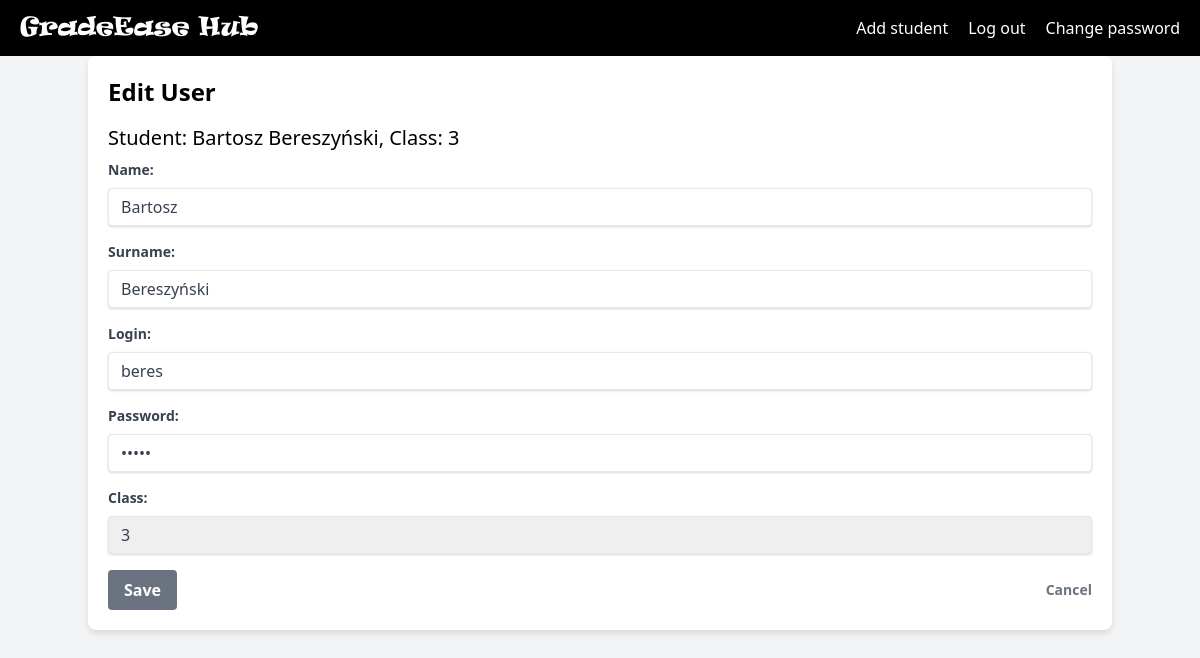
The app's page /pages/edit.php?student_id=4 (signed in) with its own data.
### tables this page shows
CREATE TABLE `students` (
  `student_id` int(11) NOT NULL,
  `user_id` int(11) NOT NULL,
  `class` varchar(50) NOT NULL
);

CREATE TABLE `users` (
  `user_id` int(11) NOT NULL,
  `login` varchar(50) NOT NULL,
  `password` varchar(255) NOT NULL,
  `name` varchar(50) NOT NULL,
  `surname` varchar(50) NOT NULL,
  `role_as` tinyint(4) NOT NULL DEFAULT 0,
  `date_of_birth` date DEFAULT NULL,
  `created_at` timestamp NOT NULL DEFAULT current_timestamp()
);

### pages/edit.php (the view, shortened to what this page needs)
<?php
include_once "../scripts/connect.php";
$user_id = $_GET['student_id'];
$sql_student = "
    SELECT users.name, users.surname, users.login, students.class
    FROM users
    INNER JOIN students ON users.user_id = students.user_id
    WHERE users.user_id = :user_id
";
$stmt_student = $conn->prepare($sql_student);
$stmt_student->bindParam(':user_id', $user_id, PDO::PARAM_INT);
$stmt_student->execute();
$student = $stmt_student->fetch(PDO::FETCH_ASSOC);
?>
<!DOCTYPE html>
<html lang="en">
<head>
    <link href="https://cdn.jsdelivr.net/npm/tailwindcss@2.2.19/dist/tailwind.min.css" rel="stylesheet">
    <link rel="stylesheet" href="../css/student.css">
</head>
<body>
    <div class="navbar">
    <div class="navbar-brand">
            <a href="admin.php" class="text-white">GradeEase Hub</a>
        </div>
        <div class="navbar-links">
            <a href="addstudent.php">Add student</a>
            <a href="../scripts/logout.php">Log out</a>
            <a href="change_passw.php">Change password</a>
        </div>
    </div>
    <div class="container mx-auto p-4">
        <h1 class="text-2xl font-bold mb-4">Edit User</h1>
        <div>
            <h2 class="text-xl mb-2">Student: <?php echo htmlspecialchars($student['name'] . ' ' . $student['surname']); ?>, Class: <?php echo htmlspecialchars($student['class']); ?></h2>
            <form action="edit.php?student_id=<?php echo htmlspecialchars($user_id); ?>" method="POST">
                <div class="mb-4">
                    <label for="name" class="block text-gray-700 text-sm font-bold mb-2">Name:</label>
                    <input type="text" id="name" name="name" value="<?php echo htmlspecialchars($student['name']); ?>" class="shadow appearance-none border rounded w-full py-2 px-3 text-gray-700 leading-tight focus:outline-none focus:shadow-outline">
                </div>
                <div class="mb-4">
                    <label for="surname" class="block text-gray-700 text-sm font-bold mb-2">Surname:</label>
                    <input type="text" id="surname" name="surname" value="<?php echo htmlspecialchars($student['surname']); ?>" class="shadow appearance-none border rounded w-full py-2 px-3 text-gray-700 leading-tight focus:outline-none focus:shadow-outline">
                </div>
                <div class="mb-4">
                    <label for="login" class="block text-gray-700 text-sm font-bold mb-2">Login:</label>
                    <input type="text" id="login" name="login" value="<?php echo htmlspecialchars($student['login']); ?>" class="shadow appearance-none border rounded w-full py-2 px-3 text-gray-700 leading-tight focus:outline-none focus:shadow-outline">
                </div>
                <div class="mb-4">
                    <label for="password" class="block text-gray-700 text-sm font-bold mb-2">Password:</label>
                    <input type="password" id="password" name="password" value="12345" class="shadow appearance-none border rounded w-full py-2 px-3 text-gray-700 leading-tight focus:outline-none focus:shadow-outline">
                </div>
                <div class="mb-4">
                    <label for="class" class="block text-gray-700 text-sm font-bold mb-2">Class:</label>
                    <select id="class" name="class" class="shadow appearance-none border rounded w-full py-2 px-3 text-gray-700 leading-tight focus:outline-none focus:shadow-outline">
                        <?php for ($i = 1; $i <= 8; $i++) { ?>
                            <option value="<?php echo $i; ?>" <?php echo ($student['class'] == $i) ? 'selected' : ''; ?>><?php echo $i; ?></option>
                        <?php } ?>
                    </select>
                </div>
                <div class="flex items-center justify-between">
                <button class="bg-gray-500 hover:bg-gray-700 text-white font-bold py-2 px-4 rounded">Save</button>
                <a href="admin.php" class="inline-block align-baseline font-bold text-sm text-gray-500 hover:text-gray-700">Cancel</a>
                </div>
            </form>
        </div>
    </div>
</body>
</html>

### css/student.css (style rules this page uses)
body { background-color: #f3f4f6; }
.container { background-color: #ffffff; padding: 20px; border-radius: 8px; box-shadow: 0 4px 6px rgba(0, 0, 0, 0.1); }
.navbar { background-color: #000000; color: #ffffff; padding: 10px 20px; display: flex; justify-content: space-between; align-items: center; }
.navbar-brand { font-family: 'Ravie', sans-serif; font-size: 1.5rem; font-weight:lighter; }
.navbar-links { display: flex; gap: 20px; }
.navbar-links a { color: #ffffff; text-decoration: none; font-size: 1rem; }

### records on screen
students: user.surname "Bartosz Bereszyński", class "3", name "Bartosz", surname "Bereszyński", login "beres"
